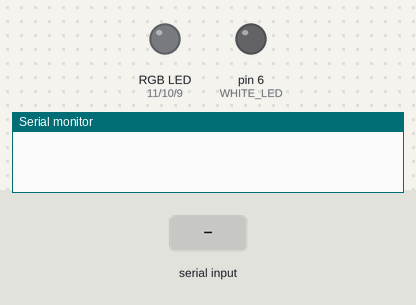
A sketch run on a simulated Arduino Uno, built with avr-gcc and run on an emulated ATmega328P. On the bench: an RGB LED mixed from three pins (HIGH = lit), output pins drawn as LEDs (lit = HIGH), the last lines printed to the serial monitor. The test bench sets the inputs (shaded band). Dim RGB values are drawn brighter than linear.

Above: at 1.2 s.
1.3 s: "1" received over Serial
At 2.38 s:
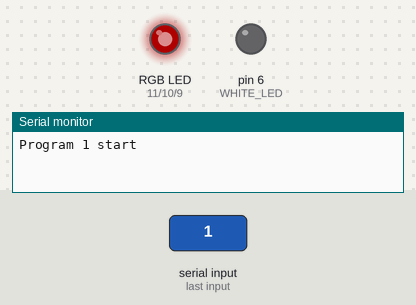
4.3 s: "#" received over Serial
5.8 s: "2" received over Serial
At 7.47 s:
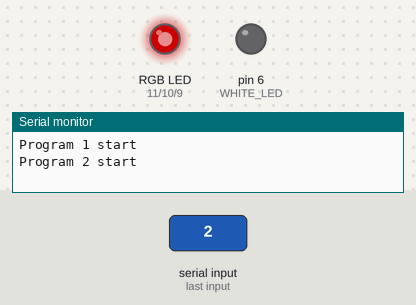
At 8.38 s:
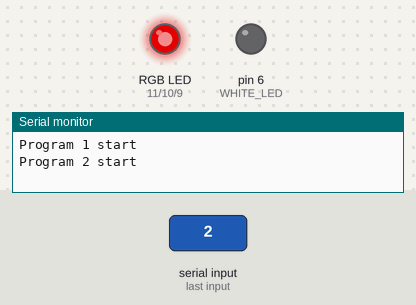
14.8 s: "0" received over Serial
Timing chart, 0 to 17.3 s (numbered marks = the images above; inputs shaded):
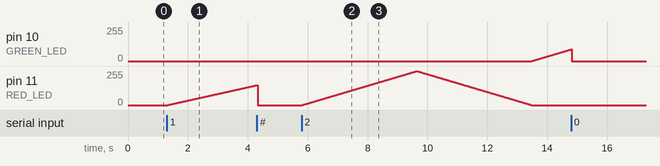

The sketch:

rgbw_controller.ino
```cpp
#define RED_LED 11
#define GREEN_LED 10
#define BLUE_LED 9
#define WHITE_LED 6

int prog1Intensity = 255;
int prog1Time = 20;

int prog2Intensity = 255;
int prog2Time = 15;


int ledProgram[2][2] = { {prog1Intensity, prog1Time},
                          {prog2Intensity, prog2Time}
                        };

char rgbw[4] = {RED_LED, GREEN_LED, BLUE_LED, WHITE_LED};

int state;

char string[10];
int i = 0;

int ledStep = 0;
int ledState = 0;
bool ledStateReverse = 0;
bool ledClearState = 1;


unsigned long int sliderValueRGBW = 0;
unsigned char redSliderValue = 0;
unsigned char greenSliderValue = 0;
unsigned char blueSliderValue = 0;
unsigned char whiteSliderValue = 0;

void setup() {
  for (char i=0; i<=3; i++)
  {
    pinMode(rgbw[i], OUTPUT);
    digitalWrite(rgbw[i], LOW);
  }
  Serial.begin(9600);
}

void loop() {
  if(Serial.available()){
    i = 0;
    delayMicroseconds(10000);
    while(Serial.available()){
      string[i++] = Serial.read();
      }
    string[i] = '\0';
    if(string[0] == '#'){
      sliderRGBW();
      state = -1;
    }
    else if(!strcmp(string, "0")){
      state = 0;
      ledClearState = 1;
      Serial.println("Program stop");}
    else if(!strcmp(string, "1")){
      state = 1;
      ledClearState = 1;
      Serial.println("Program 1 start");}
    else if(string[0] == '2'){
      state = 2;
      ledClearState = 1;
      Serial.println("Program 2 start");}
    else
      state = -2;
    }

  switch (state){
    case 0:
      clearLeds();
      state = -1;
      break;
    case 1:
      prog1();
      break;
    case 2:
      prog2();
      break;
    case -1:
      //do nothing
      break;
    case -2:
      Serial.println("Error incorrect command!");
      state = 0;
      break;
    default:
      Serial.println("Warning no command!");
      state = 0;
      break;
  }

}


inline void clearLeds(){
  for (char i=0; i<=3; i++)
  {
    pinMode(rgbw[i], OUTPUT);
    digitalWrite(rgbw[i], LOW);
  }
}

void clearString()
{
  string[0] = '\0';
  string[1] = '\0';
  string[2] = '\0';
  string[3] = '\0';
  string[4] = '\0';
  string[5] = '\0';
  string[6] = '\0';
  string[7] = '\0';
  string[8] = '\0';
  string[9] = '\0';
}


//fade to colour r->g->b->w
void prog1(){
  if(ledClearState == 1){
    ledState = 0;
    ledStep = 0;
    ledClearState = 0;
    clearLeds();
  }
  else if(ledState >= ledProgram[0][0])
  {
    ledState = 0;
    digitalWrite(rgbw[ledStep], LOW);
    if(ledStep == 3){
      ledStep = 0;}
    else{
      ledStep++;
      }
  }
      analogWrite(rgbw[ledStep], ledState++);
      delay(ledProgram[0][1]);
}


void prog2(){
  if(ledClearState == 1){
    ledState = 0;
    ledStateReverse = 0;
    ledStep = 0;
    ledClearState = 0;
    clearLeds();
  }
  else if((ledState <= 0) && (ledStateReverse == 1)){
    ledState = 0;
    ledStateReverse = 0;
    digitalWrite(rgbw[ledStep], LOW);
    if(ledStep == 3){
      ledStep = 0;}
    else{
      ledStep++;
      }
  }
  switch (ledStateReverse)
  {
    case 0:
      analogWrite(rgbw[ledStep], ledState++);
      delay(ledProgram[1][1]);
      if(ledState >= ledProgram[1][0])
        ledStateReverse = 1;
      break;
    case 1:
      analogWrite(rgbw[ledStep], ledState--);
      delay(ledProgram[1][1]);
      break;
  }
}


void sliderRGBW(){
  string[0] = string[1];
  string[1] = string[2];
  string[2] = string[3];
  string[3] = string[4];
  string[4] = string[5];
  string[5] = string[6];
  string[6] = string[7];
  string[7] = string[8];
  string[8] = '\0';

  unsigned long sliderValueRGBW = (unsigned long)strtoul(string, NULL, 16);
  redSliderValue =  (sliderValueRGBW >> 24) & 0xFF;
  greenSliderValue =  (sliderValueRGBW >> 16) & 0xFF;
  blueSliderValue =  (sliderValueRGBW >> 8) & 0xFF;
  whiteSliderValue =  sliderValueRGBW & 0xFF;

  if(redSliderValue == 0)
    digitalWrite(RED_LED, LOW);
  else
    analogWrite(RED_LED, redSliderValue);

  if(greenSliderValue == 0)
    digitalWrite(GREEN_LED, LOW);
  else
    analogWrite(GREEN_LED, greenSliderValue);

  if(blueSliderValue == 0)
    digitalWrite(BLUE_LED, LOW);
  else
    analogWrite(BLUE_LED, blueSliderValue);

  if(whiteSliderValue == 0)
    digitalWrite(WHITE_LED, LOW);
  else
    analogWrite(WHITE_LED, whiteSliderValue);
}
```

Measured:
- after the input at 1.3 s, pin 11 (RED_LED): moves from 0/255 to 149/255 over 3.0 s, starting at once
- after the input at 5.8 s, pin 10 (GREEN_LED): moves from 0/255 to 88/255 over 1.3 s, starting after 7.7 s; pin 11 (RED_LED): rises from 0/255 to 255/255 in 3.8 s, then falls to 0/255 in 3.8 s
